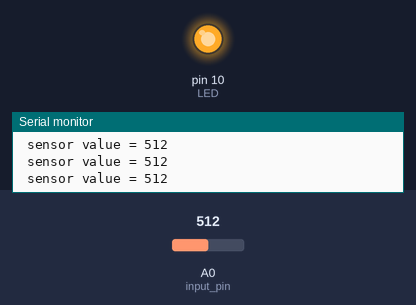
A sketch run on a simulated Arduino Uno, built with avr-gcc and run on an emulated ATmega328P. On the bench: output pins drawn as LEDs (lit = HIGH), the last lines printed to the serial monitor. Inputs (shaded band) come from the test bench; at power-on: A0 (input_pin) = 512.

Above: at 1.2 s.
1.3 s: A0 (input_pin) set to 639
4.3 s: A0 (input_pin) set to 660
At 5.5 s:
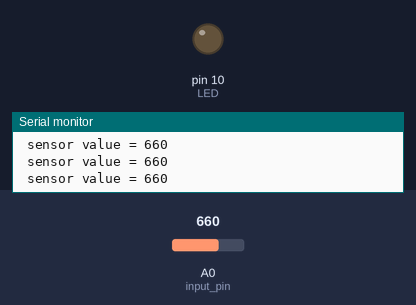
5.8 s: A0 (input_pin) set to 640
At 7.0 s:
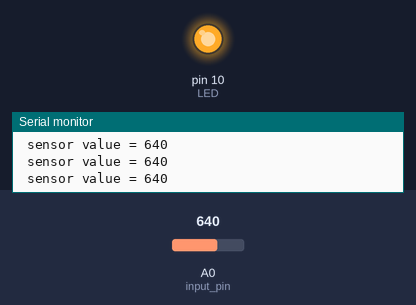
7.3 s: A0 (input_pin) set to 716
At 8.1 s:
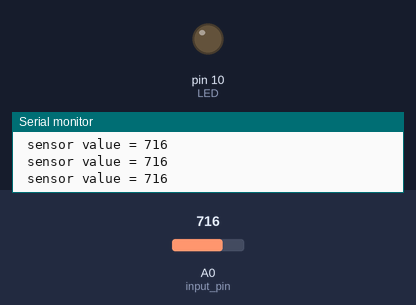
Timing chart, 0 to 10.3 s (numbered marks = the images above; inputs shaded):
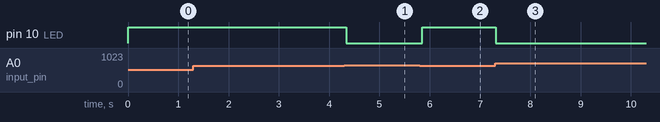

Measured:
- the behaviour switches between 649 and 650 on A0 (input_pin) (found by bisection; images 0 and 1)
- after the input at 4.3 s, pin 10 (LED): HIGH → LOW at once
- after the input at 5.8 s, pin 10 (LED): LOW → HIGH after 0.05 s
- after the input at 7.3 s, pin 10 (LED): HIGH → LOW at once

The sketch:

LDR_automatic_light.ino
```cpp
int input_pin = A0;
int LED = 10;
int sensor_sample = 0;
void setup () {
Serial . begin (9600) ;
pinMode ( LED , OUTPUT ) ;
}
void loop () {
sensor_sample = analogRead ( input_pin ) ;
Serial . print (" sensor value = " ) ;
Serial . println ( sensor_sample ) ;
if ( sensor_sample < 650 ) {
digitalWrite ( LED , HIGH ) ;
} else {
digitalWrite ( LED , LOW ) ;
}
delay (50) ;
}
```
